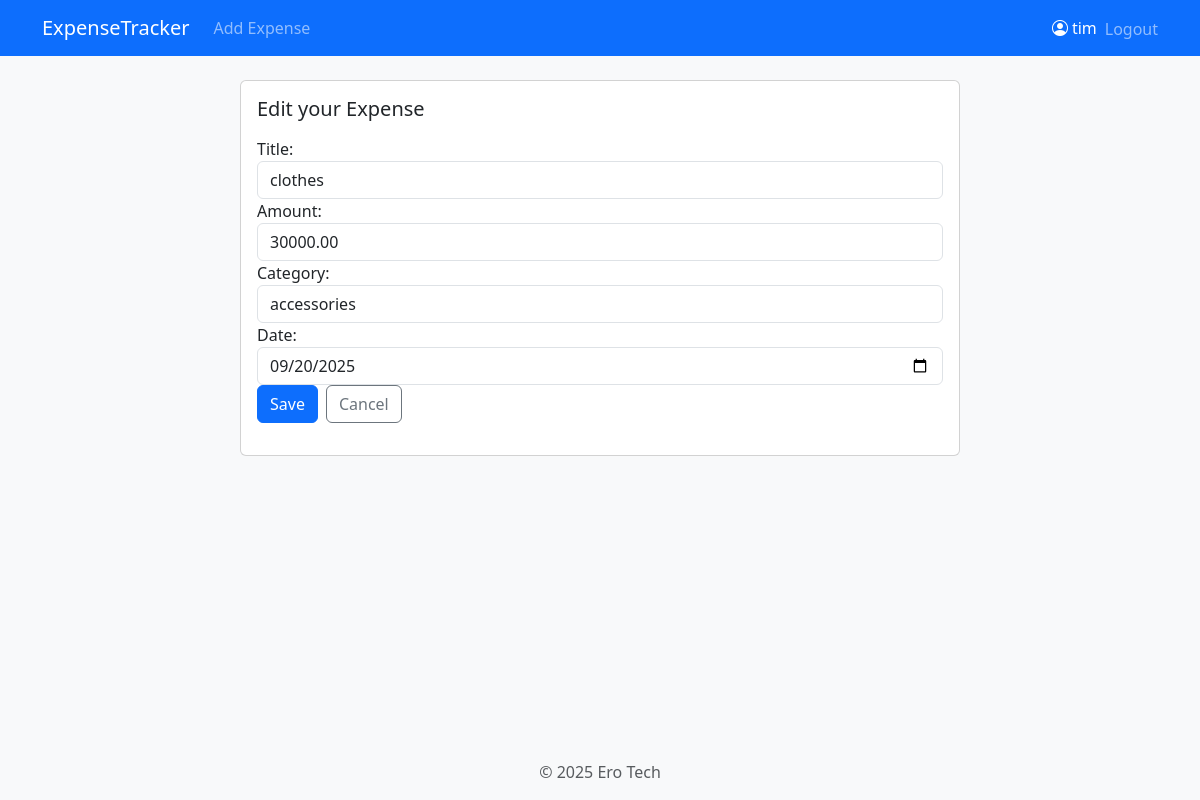
/expenses/edit/6/ (signed in), run on the app's committed database.
### expenses/models.py (models this page shows, shortened)
class Expense(models.Model):
    user = models.ForeignKey(User, on_delete=models.CASCADE, null=True, blank=True)
    title = models.CharField(max_length=100)
    amount = models.DecimalField(max_digits=10, decimal_places=2)
    category =models.CharField(max_length=50)
    date = models.DateField()
    created_at = models.DateTimeField(auto_now_add=True)

### expenses/views.py (the view)
# urls.py: path('edit/<int:pk>/', views.edit_expense, name='edit_expense'),
@login_required
def edit_expense(request, pk):
    expense = get_object_or_404(Expense, pk=pk, user=request.user)
    if request.method == 'POST':
        form = ExpenseForm(request.POST, instance=expense)
        if form.is_valid():
            form.save()
            messages.success(request, "Expense updated successfully.")
            return redirect('expense_list')
    else:
        form = ExpenseForm(instance=expense)
    return render(request, 'expenses/edit_expense.html', {'form': form, 'expense': expense})

### expenses/forms.py
class ExpenseForm(forms.ModelForm):
    class Meta:
        model = Expense
        fields = ['title', 'amount', 'category', 'date']
        widgets = {
            'title': forms.TextInput(attrs={'class': 'form-control', 'placeholder': 'e.g., Lunch at KFC'}),
            'amount': forms.NumberInput(attrs={'class': 'form-control', 'step': '0.01', 'placeholder': '0.00'}),
            'category': forms.TextInput(attrs={'class': 'form-control', 'placeholder': 'Food, Transport...'}),
            'date': forms.DateInput(attrs={'class': 'form-control', 'type': 'date'}),
        }

### expenses/templates/expenses/edit_expense.html (shortened to what this page needs)
{% extends 'base.html' %}
{% block content %}
<div class="card mx-auto" style="max-width:720px;">
  <div class="card-body">
    <h2 class="h5 mb-3">Edit your Expense</h2>
    <form method="post" novalidate>
      {% for field in form %}
        <div class="mb-3">
          {{ field.label_tag }}
          {{ field }}
          {% endfor %}
          <div class="d-flex gap-2">
        <button type="submit" class="btn btn-primary">Save</button>
        <a class="btn btn-outline-secondary" href="{% url 'expense_list' %}">Cancel</a>
      </div>
      </form>
  </div>
</div>
{% endblock %}

### templates/base.html (shortened to what this page needs)
<!DOCTYPE html>
<html lang="en">
<head>
  <link href="https://cdn.jsdelivr.net/npm/bootstrap@5.3.2/dist/css/bootstrap.min.css" rel="stylesheet">
  <link href="https://cdn.jsdelivr.net/npm/bootstrap-icons@1.10.5/font/bootstrap-icons.css" rel="stylesheet">
</head>
<body class="d-flex flex-column min-vh-100 bg-light">
  <nav class="navbar navbar-expand-lg navbar-dark bg-primary">
    <div class="container">
      <a class="navbar-brand" href="{% url 'expense_list' %}">ExpenseTracker</a>
      <div class="collapse navbar-collapse" id="navCollapse">
        <ul class="navbar-nav me-auto mb-2 mb-lg-0">
          {% if user.is_authenticated %}
            <li class="nav-item">
              <a class="nav-link" href="{% url 'add_expense' %}">Add Expense</a>
            </li>
          {% endif %}
        </ul>
        <ul class="navbar-nav ms-auto">
          {% if user.is_authenticated %}
            <li class="nav-item d-flex align-items-center me-2 text-white">
              <i class="bi bi-person-circle me-1"></i> {{ user.username }}
            </li>
            <li class="nav-item">
            <form method="post" action="{% url 'logout' %}">
              <button type="submit" class="btn btn-link nav-link" style="display:inline; padding:0; border:none; background:none;">
                Logout
              </button>
            </form>
          </li>
          {% endif %}
        </ul>
      </div>
    </div>
  </nav>
  <main class="container py-4 flex-grow-1">
    {% block content %}{% endblock %}
  </main>
  <footer class="text-center py-3 text-muted mt-auto">
    © {% now "Y" %} Ero Tech
  </footer>
</body>
</html>

### data on the page
Expense: form "clothes" "30000.00" "accessories" "09/20/2025"

### other printed values
{{ user.username }} "tim"
{{ field.label_tag }} "Title:" "Amount:" "Category:" "Date:"
